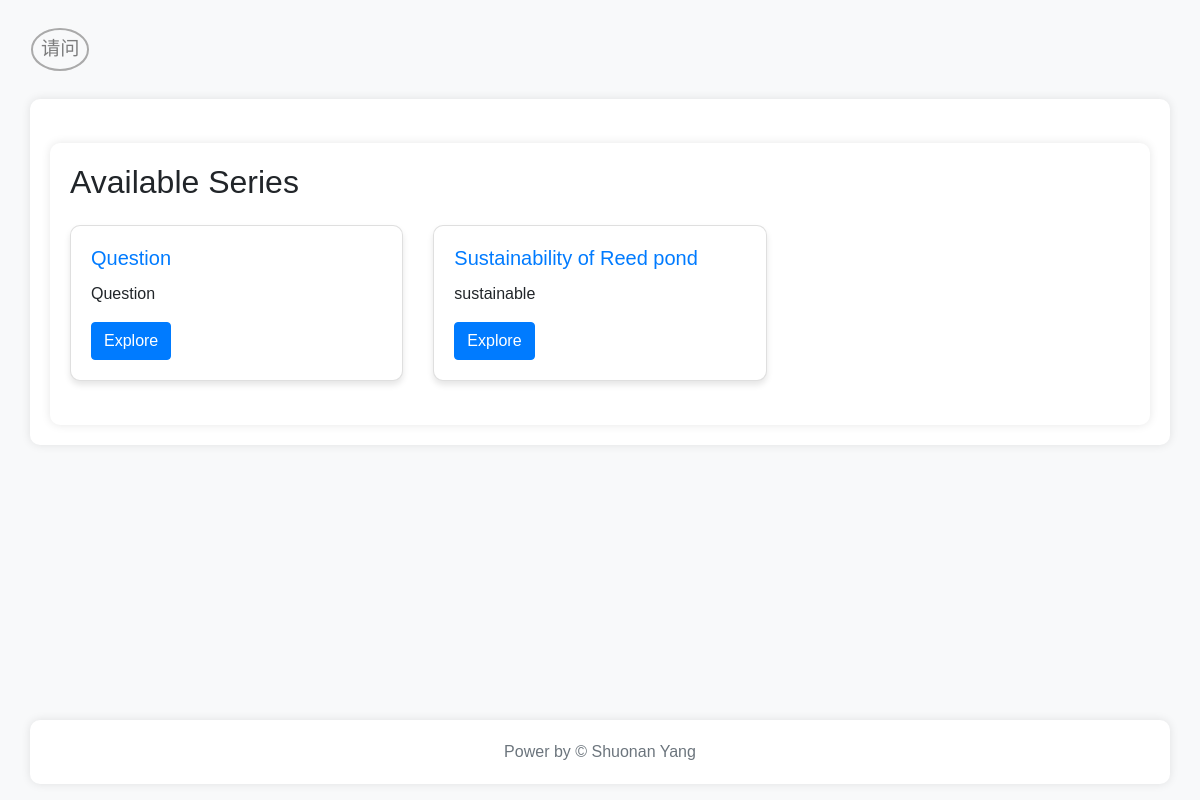
The page /answerquestion/请问/ (signed in) on the database its author committed.
### usersinformation/models.py (models this page shows, shortened)
class PlayerProfile(models.Model):
    avatar = models.ImageField(upload_to='avatars/', null=True, blank=True)
    nickname = models.CharField(max_length=255, blank=True)
    email = models.EmailField(blank=True)
    score = models.IntegerField(default=0)
    achievement_count = models.IntegerField(default=0)
    achievements = models.ManyToManyField(Achievement, blank=True, related_name='user')  # 添加多对多关系
    displayed_achievements = models.ManyToManyField(Achievement, related_name='displayed_by_users', blank=True)
    bio = models.TextField(blank=True)
    login_days = models.IntegerField(default=0)
    carbon = models.IntegerField(default=0)
    last_game_start = models.DateTimeField(null=True, blank=True)
    verified_locations_count = models.IntegerField(default=0)
    completed_series = models.ManyToManyField(Series, related_name='completed_by', blank=True)

### answerquestion/models.py (models this page shows, shortened)
class Series(models.Model):
    name = models.CharField(max_length=200)
    description = models.TextField()

### answerquestion/views.py (the view)
# urls.py: path('<str:nickname>/', views.index, name='index'),  # get nickname in url
@login_requiredforuser
def index(request, nickname):
    series_list = Series.objects.all()
    user_profile = get_object_or_404(PlayerProfile, nickname=nickname)
    completed_series_ids = user_profile.completed_series.values_list('id', flat=True)
    series_with_status = []
    for series in series_list:
        series_with_status.append({
            'series': series,
            'is_completed': series.id in completed_series_ids,
        })
    return render(request, 'answerquestion/index.html', {
        'series_with_status': series_with_status,
        'user_nickname': user_profile.nickname,
    })

### decorate.py (called while the page is built)
def login_requiredforuser(f):
    @wraps(f)  # 使用wraps装饰内部函数
    def wrap(request, *args, **kwargs):
        if not request.session.get('is_logged_in'):
            return HttpResponseRedirect('/login/')
        return f(request, *args, **kwargs)
    return wrap

### answerquestion/templates/answerquestion/index.html
{% extends 'answerquestion/base.html' %}
{% block content %}
<div class="container mt-4">
    <h2 class="mb-4">Available Series</h2>
    <div class="row">
        {% for item in series_with_status %}
            <div class="col-md-4 mb-4">
                <div class="card">
                    <div class="card-body">
                        <h5 class="card-title">{{ item.series.name }}</h5>
                        <p class="card-text">{{ item.series.description }}</p>
                        {% if item.is_completed %}
                            <a href="#" class="btn btn-success">Completed</a>
                        {% else %}
                            <a href="{% url 'ans:series_detail' item.series.id user_nickname %}" class="btn btn-primary">Explore</a>
                        {% endif %}
                    </div>
                </div>
            </div>
        {% endfor %}
    </div>
</div>
{% endblock %}

### answerquestion/templates/answerquestion/base.html (shortened to what this page needs)
{% load static %}
<!DOCTYPE html>
<html lang="en">
<head>
    <link rel="stylesheet" href="https://stackpath.bootstrapcdn.com/bootstrap/4.5.2/css/bootstrap.min.css">
    <link rel="stylesheet" href="{% static 'answerquestion/style.css' %}">
</head>
<body>
    <nav class="navbar navbar-expand-lg navbar-light bg-light">
        <div class="container-fluid">
            <div class="collapse navbar-collapse" id="navbarNav">
                <ul class="navbar-nav ms-auto">
                    <li class="nav-item">
                        <span class="nav-link user-nickname">{{ user_nickname }}</span>
                    </li>
                </ul>
            </div>
        </div>
    </nav>
    <div class="container">
        {% block content %}
        {% endblock %}
    </div>
    <footer class="footer mt-auto py-3 bg-light">
        <div class="container">
            <span class="text-muted">Power by © Shuonan Yang</span>
        </div>
    </footer>
</body>
</html>

### answerquestion/static/answerquestion/style.css (style rules this page uses)
body { font-family: 'Arial', sans-serif; margin-top: 20px; background-color: #f8f9fa; }
.card { box-shadow: 0 4px 6px rgba(0, 0, 0, 0.1); border-radius: 10px; }
.card-title { color: #007bff; }
.navbar { margin-bottom: 20px; }
.container { padding-top: 20px; padding-bottom: 20px; padding: 20px; background-color: white; border-radius: 10px; box-shadow: 0 0 10px rgba(0, 0, 0, 0.1); }
.footer { background-color: #f8f9fa; position: fixed; bottom: 0; width: 100%; text-align: center; }

### answerquestion/templates/answerquestion/base.html (style rules this page uses)
.user-nickname { font-size: larger; border: 2px solid #aaa; border-radius: 50%; padding: 5px 10px; margin-right: 10px; }

### rows shown on the page
PlayerProfile: nickname "请问"
Series: series.name "Question", series.description "Question"
Series: series.name "Sustainability of Reed pond", series.description "sustainable"
